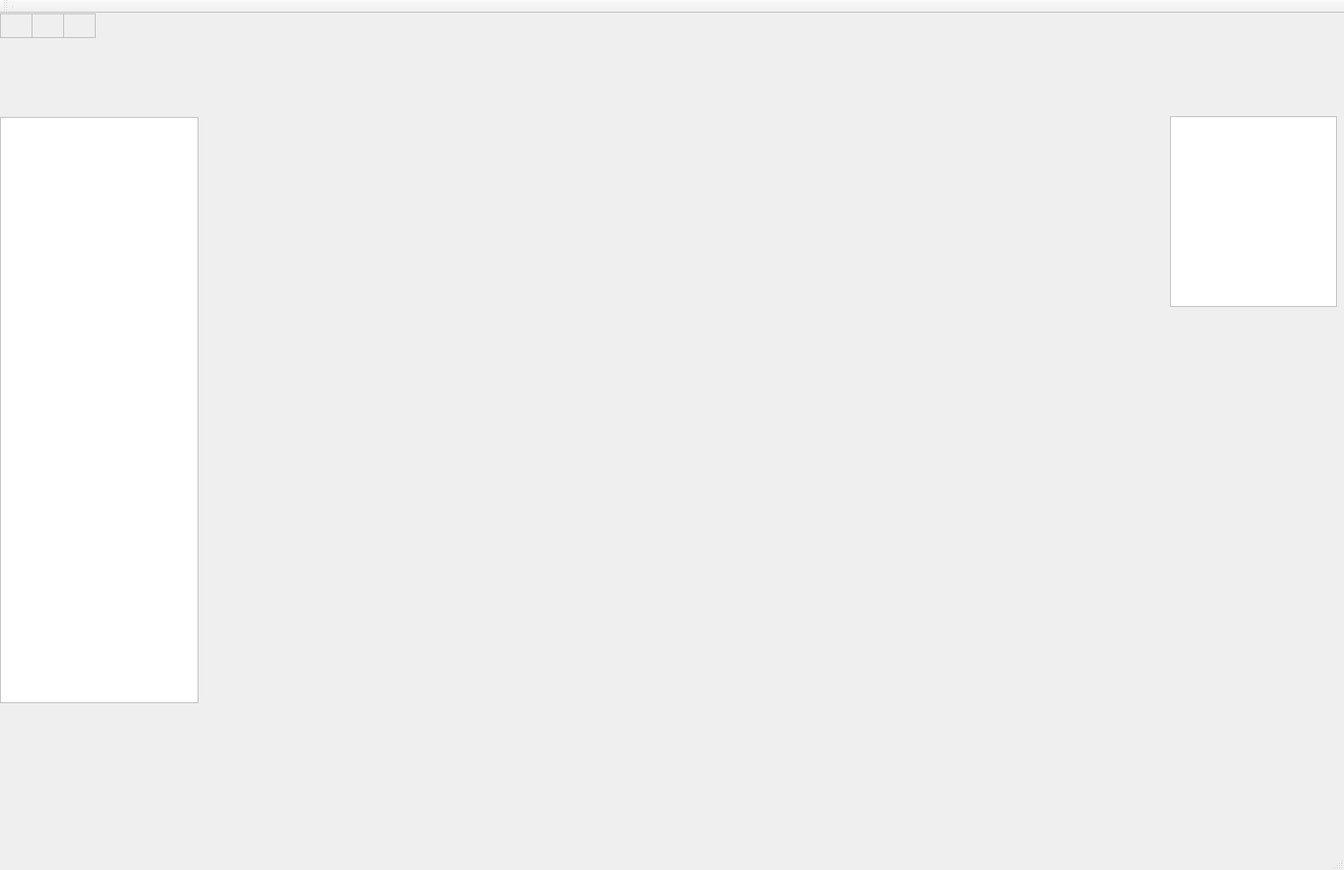
<?xml version="1.0" encoding="UTF-8"?>
<ui version="4.0">
 <class>MainWindow</class>
 <widget class="QMainWindow" name="MainWindow">
  <property name="geometry">
   <rect>
    <x>0</x>
    <y>0</y>
    <width>1700</width>
    <height>1100</height>
   </rect>
  </property>
  <property name="minimumSize">
   <size>
    <width>1700</width>
    <height>1100</height>
   </size>
  </property>
  <property name="maximumSize">
   <size>
    <width>1700</width>
    <height>1100</height>
   </size>
  </property>
  <property name="windowTitle">
   <string>MainWindow</string>
  </property>
  <widget class="QWidget" name="centralwidget">
   <property name="layoutDirection">
    <enum>Qt::RightToLeft</enum>
   </property>
   <widget class="QWidget" name="widget" native="true">
    <property name="geometry">
     <rect>
      <x>0</x>
      <y>0</y>
      <width>1700</width>
      <height>1000</height>
     </rect>
    </property>
    <property name="minimumSize">
     <size>
      <width>1700</width>
      <height>1000</height>
     </size>
    </property>
    <property name="maximumSize">
     <size>
      <width>1700</width>
      <height>1000</height>
     </size>
    </property>
    <property name="styleSheet">
     <string notr="true">image: url(:/image/map.png);</string>
    </property>
    <widget class="QFrame" name="frame">
     <property name="geometry">
      <rect>
       <x>0</x>
       <y>0</y>
       <width>41</width>
       <height>31</height>
      </rect>
     </property>
     <property name="styleSheet">
      <string notr="true">image: url(:/image/mush.png);</string>
     </property>
     <property name="frameShape">
      <enum>QFrame::StyledPanel</enum>
     </property>
     <property name="frameShadow">
      <enum>QFrame::Raised</enum>
     </property>
    </widget>
    <widget class="QFrame" name="frame_2">
     <property name="geometry">
      <rect>
       <x>40</x>
       <y>0</y>
       <width>41</width>
       <height>31</height>
      </rect>
     </property>
     <property name="styleSheet">
      <string notr="true">image: url(:/image/master.jpg);</string>
     </property>
     <property name="frameShape">
      <enum>QFrame::StyledPanel</enum>
     </property>
     <property name="frameShadow">
      <enum>QFrame::Raised</enum>
     </property>
    </widget>
    <widget class="QFrame" name="frame_3">
     <property name="geometry">
      <rect>
       <x>80</x>
       <y>0</y>
       <width>41</width>
       <height>31</height>
      </rect>
     </property>
     <property name="styleSheet">
      <string notr="true">image: url(:/image/turtle.png);</string>
     </property>
     <property name="frameShape">
      <enum>QFrame::StyledPanel</enum>
     </property>
     <property name="frameShadow">
      <enum>QFrame::Raised</enum>
     </property>
    </widget>
    <widget class="QTextBrowser" name="log">
     <property name="geometry">
      <rect>
       <x>0</x>
       <y>131</y>
       <width>251</width>
       <height>741</height>
      </rect>
     </property>
    </widget>
    <widget class="QTextBrowser" name="around">
     <property name="geometry">
      <rect>
       <x>1480</x>
       <y>130</y>
       <width>211</width>
       <height>241</height>
      </rect>
     </property>
    </widget>
   </widget>
  </widget>
  <widget class="QStatusBar" name="statusbar"/>
  <widget class="QToolBar" name="toolBar">
   <property name="font">
    <font>
     <pointsize>9</pointsize>
    </font>
   </property>
   <property name="windowTitle">
    <string>toolBar</string>
   </property>
   <attribute name="toolBarArea">
    <enum>TopToolBarArea</enum>
   </attribute>
   <attribute name="toolBarBreak">
    <bool>false</bool>
   </attribute>
   <addaction name="separator"/>
  </widget>
  <action name="QComboBox">
   <property name="text">
    <string>起点</string>
   </property>
  </action>
  <action name="actionssd">
   <property name="text">
    <string>ssd]</string>
   </property>
  </action>
  <action name="actionsdsad">
   <property name="text">
    <string>sdsad</string>
   </property>
  </action>
  <action name="action">
   <property name="text">
    <string>医务室</string>
   </property>
  </action>
  <action name="action_2">
   <property name="text">
    <string>运动场</string>
   </property>
  </action>
  <action name="action_3">
   <property name="text">
    <string>雁北园北区</string>
   </property>
  </action>
  <action name="action_4">
   <property name="text">
    <string>医务室</string>
   </property>
  </action>
  <action name="action_5">
   <property name="text">
    <string>运动场</string>
   </property>
  </action>
  <action name="action_6">
   <property name="text">
    <string>雁北园北区</string>
   </property>
  </action>
 </widget>
 <resources/>
 <connections/>
</ui>
